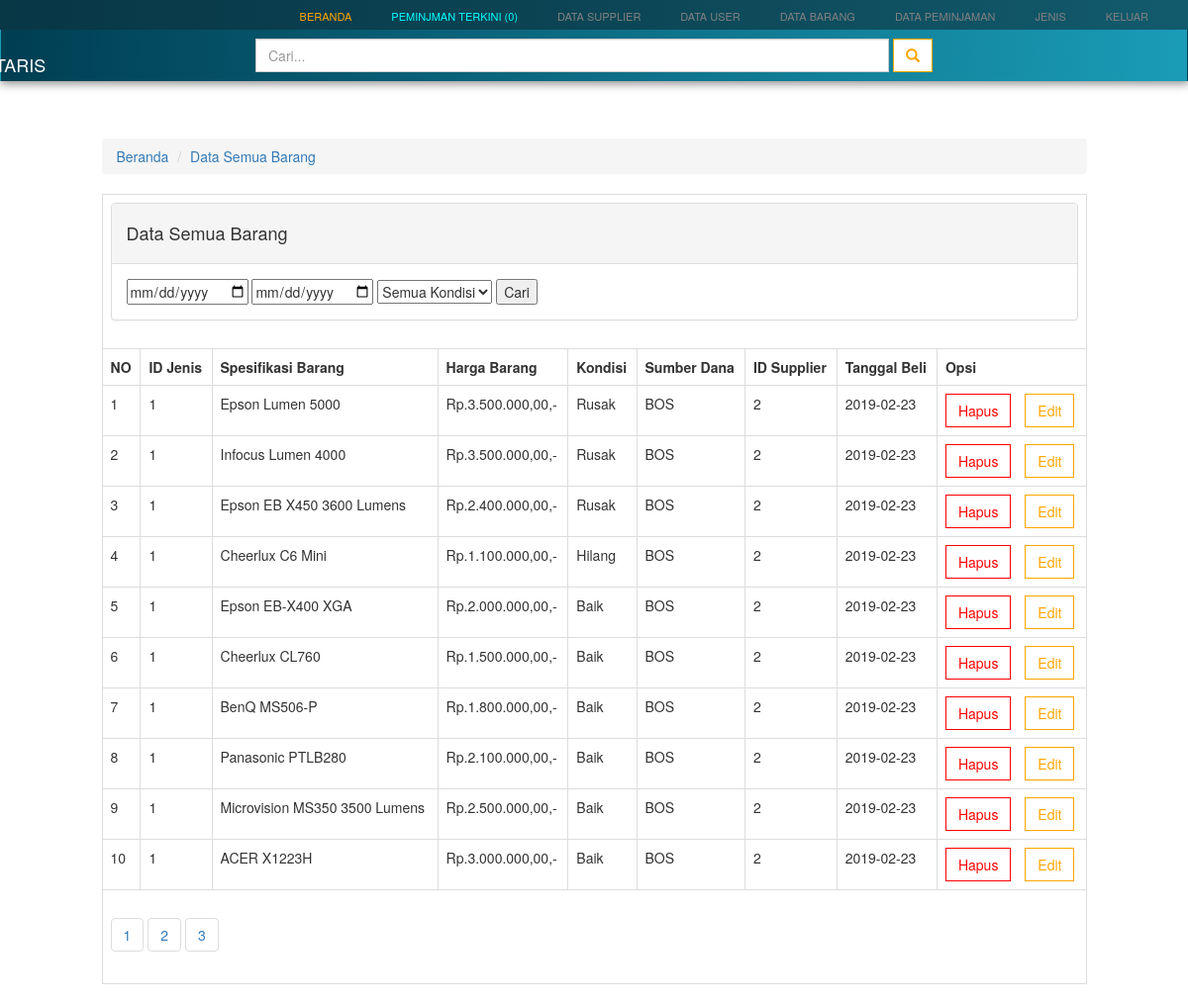
Page /barang/tampil_semua_barang.php (signed in) on the committed database.
### tables this page shows
CREATE TABLE `barang` (
  `id_barang` int(11) NOT NULL,
  `id_jenis` int(11) NOT NULL,
  `spesifikasi_barang` varchar(255) NOT NULL,
  `harga_barang` varchar(255) NOT NULL,
  `kondisi` varchar(255) NOT NULL,
  `sumber_dana` varchar(255) NOT NULL,
  `id_supplier` int(11) NOT NULL,
  `tanggal_beli` date NOT NULL,
  `gambar_barang` varchar(255) NOT NULL
);

### barang/tampil_semua_barang.php (the view, shortened to what this page needs)
	<?php
		include'../connection/connect.php';
		include'../header/header.php';
?>
<!DOCTYPE html>
<html>
<head>
</head>
<body>
	<br>
	<div class="row">
		<div class="col-md-10 col-md-offset-1">
			<ol class="breadcrumb">
				<li><a href="../beranda/beranda-side.php">Beranda</a></li>
				<li><a href="tampil_semua_barang.php">Data Semua Barang</a></li>
			</ol>
			<table class="table table-bordered">
				<tr>
					<td colspan="9">
						<div class="panel panel-default">
						<div class="panel-heading"><h4>Data Semua Barang</h4></div>
						<div class="panel-body">
							<form method="GET" action="">
								<input type="date" name="awal">
								<input type="date" name="akhir">
								<select name="kondisi">
									<option value="-" <?php if(isset($_GET['kondisi'])){if($_GET['kondisi'] == "-"){echo "selected";}} ?> >Semua Kondisi
									</option>
								</select>
								<button type="submit">Cari</button>
							</form>
						</div>
					</div>
					</td>
				</tr>
				<tr>
					<th>NO</th>
					<th>ID Jenis</th>
					<th>Spesifikasi Barang</th>
					<th>Harga Barang</th>
					<th>Kondisi</th>
					<th>Sumber Dana</th>
					<th>ID Supplier</th>
					<th>Tanggal Beli</th>
					<th>Opsi</th>
				</tr>
					<?php
						if(isset($_GET['kondisi'])){
							if ($_GET['kondisi'] == "-") {
								$awal = $_GET['awal'];
								$akhir = $_GET['akhir'];
								$date = " WHERE tanggal_beli BETWEEN '$awal' AND '$akhir'";
								$barang = mysqli_query($conn, "SELECT * FROM barang".$date." ORDER BY id_jenis ASC");
							}else{
								$awal = $_GET['awal'];
								$akhir = $_GET['akhir'];
								$kon = $_GET['kondisi'];
								$kondisi = " WHERE kondisi = '$kon' OR tanggal_beli BETWEEN '$awal' AND '$akhir'";
							}
						}else{
							$kondisi = "";
						}
						@$keyword = $_POST['keyword'];
						if($keyword !=''){
							$barang = 	mysqli_query($conn, "SELECT * FROM barang WHERE
										spesifikasi_barang LIKE '%$keyword%'
										ORDER BY id_jenis ASC");
						}else{
							$halaman = 10;
							$page = isset($_GET["halaman"]) ? (int)$_GET["halaman"] : 1;
							$mulai = ($page>1) ? ($page * $halaman) - $halaman : 0;
							$result = mysqli_query($conn,"SELECT * FROM barang");
							$total = mysqli_num_rows($result);
							$pages = ceil($total/$halaman);
							$barang = mysqli_query($conn,"select * from barang".@$kondisi." LIMIT $mulai, $halaman")or die(mysql_error);
							$no = $mulai+1;
							}
						while($data = mysqli_fetch_array($barang)){
					 ?>
				<tr>
					<td><?= $no++?></td>
					<td><?= $data['id_jenis'];?></td>
					<td><?= $data['spesifikasi_barang'];?></td>
					<td>Rp.<?= number_format($data['harga_barang'],2,',','.');?>,-</td>
					<td><?= $data['kondisi'];?></td>
					<td><?= $data['sumber_dana'];?></td>
					<td><?= $data['id_supplier'];?></td>
					<td><?= $data['tanggal_beli'];?></td>
					<td>
						<a style="margin-right: 10px;" class="btn btn-danger white-red" href="hapus_barang.php?id_barang=<?= $data['id_barang'];?>" onclick="return confirm('Apakah anda ingin hapus ini?')">Hapus
						</a>
						<a class="btn btn-warning white-orange" href="edit_barang.php?id_barang=<?= $data['id_barang'];?>" >Edit
						</a>
					</td>
				</tr>
					<?php } ?>
				<tr>
					<td colspan="9">
							<div class="">
							  <?php for ($i=1; $i<=$pages ; $i++){ ?>
								<ul class="pagination">
								  <li>
								  	<a href="?halaman=<?php echo $i;?>"><?php echo $i;?></a>
								  </li>
								</ul>
							  <?php } ?>
							</div>
					</td>
				</tr>
			</table>
		</div>
	</div>
</body>
</html>

### header/header.php (shortened to what this page needs)
<?php
	include'../connection/connect.php';
 ?>
<!DOCTYPE html>
<html>
<head>
		<link rel="stylesheet" type="text/css" href="../bootstrap/css/bootstrap.css">
		<link rel="stylesheet" type="text/css" href="../style/button5.css">
		<link rel="stylesheet" type="text/css" href="../font/web-fonts-with-css/css/fontawesome-all.min.css">
</head>
<body>
	<div class="container-fluid navbar-fixed-top">
		<div class="row">
				<div class="navbar-atas">
					<nav class="navbar-atas-nav">
						<?php if(isset($_SESSION['level']) && $_SESSION['level'] == 'admin'){ ?>
							<ul class="navbar-navbar-ul">
								<li><a href="../user/logout.php" onclick="return confirm('Apakah adnda ingin keluar?')">Keluar</a></li>
								<li><a href="../jenis/tampil_jenis.php">Jenis</a></li>
								<li><a href="../peminjaman/tampil_pinjam.php" style="">Data Peminjaman</a></li>
								<li><a href="../barang/tampil_semua_barang.php">Data Barang</a></li>
								<li><a href="../user/tampil_user.php">Data User</a></li>
								<li><a href="../supplier/tampil_supplier.php">Data Supplier</a></li>
									<?php
										$sql = mysqli_query($conn, "SELECT COUNT(*) jml FROM peminjaman
																	WHERE status = '0' OR status = '1'");
										while($data = mysqli_fetch_array($sql)){
									 ?>
								<div class="a-color-1">
									<li><a href="../peminjaman/peminjaman_terkini.php">Peminjman Terkini (<?= $data['jml'];?>)</a></li>
								</div>
								<div class="a-color-2">
									<?php } ?>
									<li><a href="../beranda/beranda.php">Beranda</a></li>
								</div>
							</ul>
					</nav>
					<nav class="navbar navbar-inverse">
						<div class="container">
							 <div class="navbar-header">
						      <a class="navbar-brand" href="#" style="color: white;"><h4 style="width: 200px; height: 40px; margin-top: 10px; margin-left: -90px; margin-right: 5px; color: white">INVENTARIS</h4></a>
						    </div>
						    <ul id="ul-nav" class="nav navbar-nav">
						    	<li>
						    		<form method="POST" class="form-inline">
										<input class="form-control" type="text" name="keyword" placeholder="Cari...">
										<button class="form-control btn btn-warning white-orange" type="submit" name="cari_submit">
											<span class="glyphicon glyphicon-search"></span>
										</button>
									</form>
						    	</li>
						    </ul>
						</div>
					</nav>
				</div>
						<?php }else{
						echo "ERROR";
						} ?>
				</div>
		</div>
</body>
<br><br><br><br><br><br>
</html>

### style/button5.css (style rules this page uses)
.white-red { font-weight: 700px; color: red; border-color: red; background: white; border-radius: 0; }
.white-orange { font-weight: 700px; color: orange; border-color: orange; background: white; border-radius: 0; }

### header/header.php (style rules this page uses)
.navbar { border-radius: 0; background-image: linear-gradient(to right, #003e52, #0d6d85, #1a9cb7); border-color: transparent; height: px; }
.navbar-atas { margin-bottom: x; background-color: black; }
.navbar-atas-nav { height: 30px; background-image: linear-gradient(to right, #083746,#0c4555,#125b6d); margin-top: -10px; }
.navbar-navbar-ul { margin-right: 40px; }
.navbar-navbar-ul li { display: inline-block; float: right; margin-left: 40px; padding-top: 5px; }
.navbar-navbar-ul li a { color: grey; text-decoration: blink; text-transform: uppercase; font-size: 11px; }
.a-color-1 li a { color: aqua; }
.a-color-2 li a { color: orange; }
#ul-nav input { width: 640px; border-radius: 0; margin-top: 8px; margin-left: 98px; }
#ul-nav button { border-radius: 0; margin-top: 8px; }
.navbar-atas { box-shadow: 1px 1px 10px 1px grey; }

### rows in the picture
barang: id_jenis "1", spesifikasi_barang "Epson Lumen 5000", harga_barang "3.500.000,00", kondisi "Rusak", sumber_dana "BOS", id_supplier "2", tanggal_beli "2019-02-23"
barang: id_jenis "1", spesifikasi_barang "Infocus Lumen 4000", harga_barang "3.500.000,00", kondisi "Rusak", sumber_dana "BOS", id_supplier "2", tanggal_beli "2019-02-23"
barang: id_jenis "1", spesifikasi_barang "Epson EB X450 3600 Lumens", harga_barang "2.400.000,00", kondisi "Rusak", sumber_dana "BOS", id_supplier "2", tanggal_beli "2019-02-23"
barang: id_jenis "1", spesifikasi_barang "Cheerlux C6 Mini", harga_barang "1.100.000,00", kondisi "Hilang", sumber_dana "BOS", id_supplier "2", tanggal_beli "2019-02-23"
barang: id_jenis "1", spesifikasi_barang "Epson EB-X400 XGA", harga_barang "2.000.000,00", kondisi "Baik", sumber_dana "BOS", id_supplier "2", tanggal_beli "2019-02-23"
barang: id_jenis "1", spesifikasi_barang "Cheerlux CL760", harga_barang "1.500.000,00", kondisi "Baik", sumber_dana "BOS", id_supplier "2", tanggal_beli "2019-02-23"
barang: id_jenis "1", spesifikasi_barang "BenQ MS506-P", harga_barang "1.800.000,00", kondisi "Baik", sumber_dana "BOS", id_supplier "2", tanggal_beli "2019-02-23"
barang: id_jenis "1", spesifikasi_barang "Panasonic PTLB280", harga_barang "2.100.000,00", kondisi "Baik", sumber_dana "BOS", id_supplier "2", tanggal_beli "2019-02-23"
barang: id_jenis "1", spesifikasi_barang "Microvision MS350 3500 Lumens", harga_barang "2.500.000,00", kondisi "Baik", sumber_dana "BOS", id_supplier "2", tanggal_beli "2019-02-23"
barang: id_jenis "1", spesifikasi_barang "ACER X1223H", harga_barang "3.000.000,00", kondisi "Baik", sumber_dana "BOS", id_supplier "2", tanggal_beli "2019-02-23"

### other values in the picture
$data['jml'] "0"
